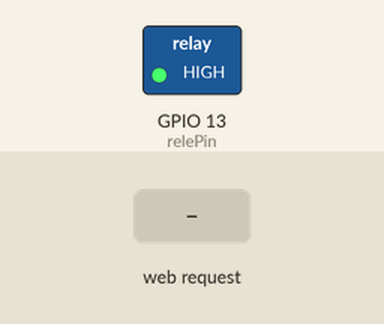
The sketch below on a simulated ESP32. Parts: switched loads named in the sketch (green lamp = pin HIGH). Inputs (shaded band) come from the test bench. WiFi joins after 1.5 s; servers stay silent unless stated; what the sketch prints to the serial monitor is not drawn.

Above: at 2.7 s.
2.8 s: HTTP request GET /on received
At 3.6 s:
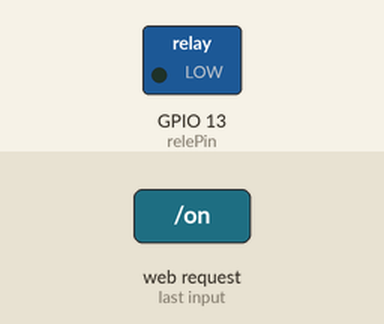
Timing chart, 0 to 6.3 s (numbered marks = the images above; inputs shaded):
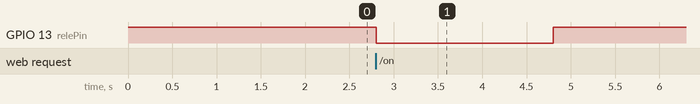

The sketch:

esp_web.ino
```cpp
#include <WiFi.h>
#include <WebServer.h>

const char* ssid = "";
const char* password = "";

WebServer server(80);
const int relePin = 13;

void setup() {
  Serial.begin(115200);
  pinMode(relePin, OUTPUT);
  digitalWrite(relePin, HIGH);
  Serial.println("Connecting to wifi");

  WiFi.begin(ssid, password);
  while (WiFi.status() != WL_CONNECTED) delay(500);
  Serial.println("");
  Serial.println("WiFi connected.");
  Serial.print("IP address: ");
  Serial.println(WiFi.localIP());

  server.on("/on", []() {
    digitalWrite(relePin, LOW);
    server.send(200, "text/plain", "Relay ON");
    delay(2000);
    digitalWrite(relePin, HIGH);
  });

  server.begin();
}

void loop() {
  server.handleClient();
}
```

Measured:
- after the input at 2.8 s, GPIO 13 (relePin): HIGH → LOW at once, → HIGH 2.0 s later
